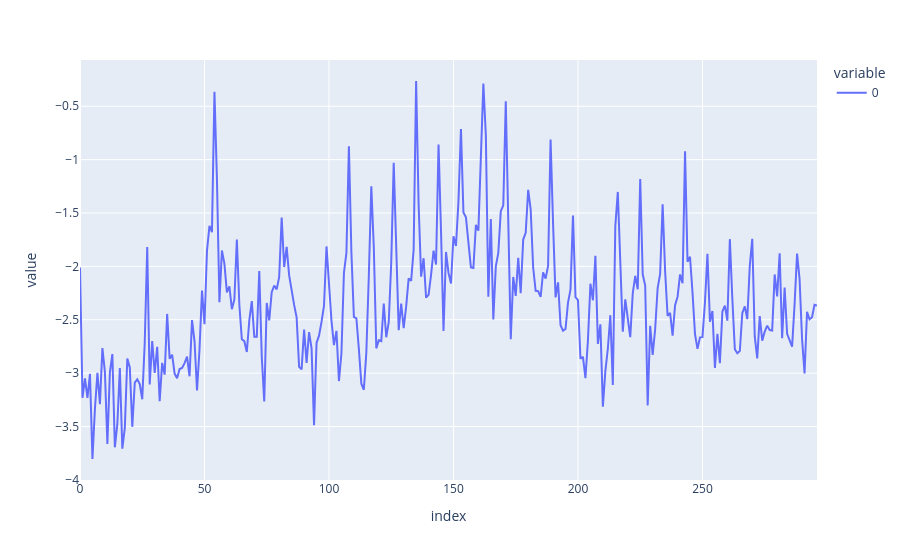

Source (notebook cell):
### Code cell
px.line(np.log10(df_testing.iloc[0]["signal"]))

### Figure 1 — Plotly figure (JSON) as saved in the notebook; plotly's stock layout.template omitted (floating-point values rounded to 4 significant figures; data arrays with more than 128 entries replaced by an {"elided": "..."} marker saying what was removed)
{"data": [{"hovertemplate": "variable=0<br>index=%{x}<br>value=%{y}<extra></extra>", "legendgroup": "0", "line": {"color": "#636efa", "dash": "solid"}, "marker": {"symbol": "circle"}, "mode": "lines", "name": "0", "orientation": "v", "showlegend": true, "type": "scatter", "x": {"elided": "297 int values"}, "xaxis": "x", "y": {"elided": "297 float values"}, "yaxis": "y"}], "layout": {"legend": {"title": {"text": "variable"}, "tracegroupgap": 0}, "margin": {"t": 60}, "xaxis": {"anchor": "y", "domain": [0, 1], "title": {"text": "index"}}, "yaxis": {"anchor": "x", "domain": [0, 1], "title": {"text": "value"}}}}
